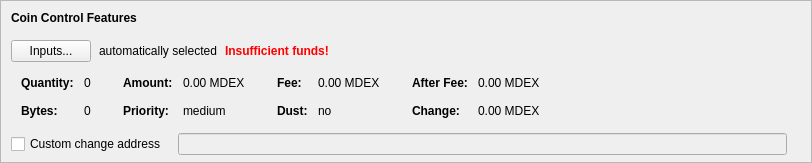
    <widget class="QFrame" name="frameCoinControl">
     <property name="sizePolicy">
      <sizepolicy hsizetype="Expanding" vsizetype="Expanding">
       <horstretch>0</horstretch>
       <verstretch>0</verstretch>
      </sizepolicy>
     </property>
     <property name="maximumSize">
      <size>
       <width>16777215</width>
       <height>16777215</height>
      </size>
     </property>
     <property name="frameShape">
      <enum>QFrame::StyledPanel</enum>
     </property>
     <property name="frameShadow">
      <enum>QFrame::Sunken</enum>
     </property>
     <layout class="QVBoxLayout" name="verticalLayoutCoinControl2">
      <property name="spacing">
       <number>0</number>
      </property>
      <property name="leftMargin">
       <number>0</number>
      </property>
      <property name="topMargin">
       <number>0</number>
      </property>
      <property name="rightMargin">
       <number>0</number>
      </property>
      <property name="bottomMargin">
       <number>6</number>
      </property>
      <item>
       <layout class="QVBoxLayout" name="verticalLayoutCoinControl" stretch="0,0,0,0,1">
        <property name="spacing">
         <number>0</number>
        </property>
        <property name="leftMargin">
         <number>10</number>
        </property>
        <property name="topMargin">
         <number>10</number>
        </property>
        <item>
         <layout class="QHBoxLayout" name="horizontalLayoutCoinControl1">
          <property name="bottomMargin">
           <number>15</number>
          </property>
          <item>
           <widget class="QLabel" name="labelCoinControlFeatures">
            <property name="sizePolicy">
             <sizepolicy hsizetype="Preferred" vsizetype="Maximum">
              <horstretch>0</horstretch>
              <verstretch>0</verstretch>
             </sizepolicy>
            </property>
            <property name="font">
             <font>
              <weight>75</weight>
              <bold>true</bold>
             </font>
            </property>
            <property name="styleSheet">
             <string notr="true">font-weight:bold;</string>
            </property>
            <property name="text">
             <string>Coin Control Features</string>
            </property>
           </widget>
          </item>
         </layout>
        </item>
        <item>
         <layout class="QHBoxLayout" name="horizontalLayoutCoinControl2" stretch="0,0,0,0">
          <property name="spacing">
           <number>8</number>
          </property>
          <property name="bottomMargin">
           <number>10</number>
          </property>
          <item>
           <widget class="QPushButton" name="pushButtonCoinControl">
            <property name="styleSheet">
             <string notr="true"/>
            </property>
            <property name="text">
             <string>Inputs...</string>
            </property>
            <property name="autoDefault">
             <bool>false</bool>
            </property>
           </widget>
          </item>
          <item>
           <widget class="QLabel" name="labelCoinControlAutomaticallySelected">
            <property name="text">
             <string>automatically selected</string>
            </property>
            <property name="margin">
             <number>5</number>
            </property>
           </widget>
          </item>
          <item>
           <widget class="QLabel" name="labelCoinControlInsuffFunds">
            <property name="font">
             <font>
              <weight>75</weight>
              <bold>true</bold>
             </font>
            </property>
            <property name="styleSheet">
             <string notr="true">color:red;font-weight:bold;</string>
            </property>
            <property name="text">
             <string>Insufficient funds!</string>
            </property>
            <property name="margin">
             <number>5</number>
            </property>
           </widget>
          </item>
          <item>
           <spacer name="horizontalSpacerCoinControl">
            <property name="orientation">
             <enum>Qt::Horizontal</enum>
            </property>
            <property name="sizeHint" stdset="0">
             <size>
              <width>40</width>
              <height>1</height>
             </size>
            </property>
           </spacer>
          </item>
         </layout>
        </item>
        <item>
         <widget class="QWidget" name="widgetCoinControl" native="true">
          <property name="sizePolicy">
           <sizepolicy hsizetype="Preferred" vsizetype="Preferred">
            <horstretch>0</horstretch>
            <verstretch>0</verstretch>
           </sizepolicy>
          </property>
          <property name="minimumSize">
           <size>
            <width>0</width>
            <height>0</height>
           </size>
          </property>
          <property name="styleSheet">
           <string notr="true"/>
          </property>
          <layout class="QHBoxLayout" name="horizontalLayoutCoinControl5">
           <property name="leftMargin">
            <number>0</number>
           </property>
           <property name="topMargin">
            <number>0</number>
           </property>
           <property name="rightMargin">
            <number>0</number>
           </property>
           <property name="bottomMargin">
            <number>0</number>
           </property>
           <item>
            <layout class="QHBoxLayout" name="horizontalLayoutCoinControl3" stretch="0,0,0,1">
             <property name="spacing">
              <number>20</number>
             </property>
             <property name="topMargin">
              <number>0</number>
             </property>
             <property name="bottomMargin">
              <number>10</number>
             </property>
             <item>
              <layout class="QFormLayout" name="formLayoutCoinControl1">
               <property name="horizontalSpacing">
                <number>10</number>
               </property>
               <property name="verticalSpacing">
                <number>14</number>
               </property>
               <property name="leftMargin">
                <number>10</number>
               </property>
               <property name="topMargin">
                <number>4</number>
               </property>
               <property name="rightMargin">
                <number>6</number>
               </property>
               <item row="0" column="0">
                <widget class="QLabel" name="labelCoinControlQuantityText">
                 <property name="font">
                  <font>
                   <weight>75</weight>
                   <bold>true</bold>
                  </font>
                 </property>
                 <property name="text">
                  <string>Quantity:</string>
                 </property>
                 <property name="margin">
                  <number>0</number>
                 </property>
                </widget>
               </item>
               <item row="0" column="1">
                <widget class="QLabel" name="labelCoinControlQuantity">
                 <property name="cursor">
                  <cursorShape>IBeamCursor</cursorShape>
                 </property>
                 <property name="contextMenuPolicy">
                  <enum>Qt::ActionsContextMenu</enum>
                 </property>
                 <property name="text">
                  <string notr="true">0</string>
                 </property>
                 <property name="margin">
                  <number>0</number>
                 </property>
                 <property name="textInteractionFlags">
                  <set>Qt::LinksAccessibleByMouse|Qt::TextSelectableByKeyboard|Qt::TextSelectableByMouse</set>
                 </property>
                </widget>
               </item>
               <item row="1" column="0">
                <widget class="QLabel" name="labelCoinControlBytesText">
                 <property name="font">
                  <font>
                   <weight>75</weight>
                   <bold>true</bold>
                  </font>
                 </property>
                 <property name="text">
                  <string>Bytes:</string>
                 </property>
                </widget>
               </item>
               <item row="1" column="1">
                <widget class="QLabel" name="labelCoinControlBytes">
                 <property name="cursor">
                  <cursorShape>IBeamCursor</cursorShape>
                 </property>
                 <property name="contextMenuPolicy">
                  <enum>Qt::ActionsContextMenu</enum>
                 </property>
                 <property name="text">
                  <string notr="true">0</string>
                 </property>
                 <property name="textInteractionFlags">
                  <set>Qt::LinksAccessibleByMouse|Qt::TextSelectableByKeyboard|Qt::TextSelectableByMouse</set>
                 </property>
                </widget>
               </item>
              </layout>
             </item>
             <item>
              <layout class="QFormLayout" name="formLayoutCoinControl2">
               <property name="horizontalSpacing">
                <number>10</number>
               </property>
               <property name="verticalSpacing">
                <number>14</number>
               </property>
               <property name="leftMargin">
                <number>6</number>
               </property>
               <property name="topMargin">
                <number>4</number>
               </property>
               <property name="rightMargin">
                <number>6</number>
               </property>
               <item row="0" column="0">
                <widget class="QLabel" name="labelCoinControlAmountText">
                 <property name="font">
                  <font>
                   <weight>75</weight>
                   <bold>true</bold>
                  </font>
                 </property>
                 <property name="text">
                  <string>Amount:</string>
                 </property>
                 <property name="margin">
                  <number>0</number>
                 </property>
                </widget>
               </item>
               <item row="0" column="1">
                <widget class="QLabel" name="labelCoinControlAmount">
                 <property name="cursor">
                  <cursorShape>IBeamCursor</cursorShape>
                 </property>
                 <property name="contextMenuPolicy">
                  <enum>Qt::ActionsContextMenu</enum>
                 </property>
                 <property name="text">
                  <string notr="true">0.00 MDEX</string>
                 </property>
                 <property name="textInteractionFlags">
                  <set>Qt::LinksAccessibleByMouse|Qt::TextSelectableByKeyboard|Qt::TextSelectableByMouse</set>
                 </property>
                </widget>
               </item>
               <item row="1" column="0">
                <widget class="QLabel" name="labelCoinControlPriorityText">
                 <property name="font">
                  <font>
                   <weight>75</weight>
                   <bold>true</bold>
                  </font>
                 </property>
                 <property name="text">
                  <string>Priority:</string>
                 </property>
                </widget>
               </item>
               <item row="1" column="1">
                <widget class="QLabel" name="labelCoinControlPriority">
                 <property name="cursor">
                  <cursorShape>IBeamCursor</cursorShape>
                 </property>
                 <property name="contextMenuPolicy">
                  <enum>Qt::ActionsContextMenu</enum>
                 </property>
                 <property name="text">
                  <string>medium</string>
                 </property>
                 <property name="textInteractionFlags">
                  <set>Qt::LinksAccessibleByMouse|Qt::TextSelectableByKeyboard|Qt::TextSelectableByMouse</set>
                 </property>
                </widget>
               </item>
              </layout>
             </item>
             <item>
              <layout class="QFormLayout" name="formLayoutCoinControl3">
               <property name="horizontalSpacing">
                <number>10</number>
               </property>
               <property name="verticalSpacing">
                <number>14</number>
               </property>
               <property name="leftMargin">
                <number>6</number>
               </property>
               <property name="topMargin">
                <number>4</number>
               </property>
               <property name="rightMargin">
                <number>6</number>
               </property>
               <item row="0" column="0">
                <widget class="QLabel" name="labelCoinControlFeeText">
                 <property name="font">
                  <font>
                   <weight>75</weight>
                   <bold>true</bold>
                  </font>
                 </property>
                 <property name="text">
                  <string>Fee:</string>
                 </property>
                 <property name="margin">
                  <number>0</number>
                 </property>
                </widget>
               </item>
               <item row="0" column="1">
                <widget class="QLabel" name="labelCoinControlFee">
                 <property name="cursor">
                  <cursorShape>IBeamCursor</cursorShape>
                 </property>
                 <property name="contextMenuPolicy">
                  <enum>Qt::ActionsContextMenu</enum>
                 </property>
                 <property name="text">
                  <string notr="true">0.00 MDEX</string>
                 </property>
                 <property name="textInteractionFlags">
                  <set>Qt::LinksAccessibleByMouse|Qt::TextSelectableByKeyboard|Qt::TextSelectableByMouse</set>
                 </property>
                </widget>
               </item>
               <item row="1" column="0">
                <widget class="QLabel" name="labelCoinControlLowOutputText">
                 <property name="font">
                  <font>
                   <weight>75</weight>
                   <bold>true</bold>
                  </font>
                 </property>
                 <property name="text">
                  <string>Dust:</string>
                 </property>
                </widget>
               </item>
               <item row="1" column="1">
                <widget class="QLabel" name="labelCoinControlLowOutput">
                 <property name="cursor">
                  <cursorShape>IBeamCursor</cursorShape>
                 </property>
                 <property name="contextMenuPolicy">
                  <enum>Qt::ActionsContextMenu</enum>
                 </property>
                 <property name="text">
                  <string>no</string>
                 </property>
                 <property name="textInteractionFlags">
                  <set>Qt::LinksAccessibleByMouse|Qt::TextSelectableByKeyboard|Qt::TextSelectableByMouse</set>
                 </property>
                </widget>
               </item>
              </layout>
             </item>
             <item>
              <layout class="QFormLayout" name="formLayoutCoinControl4">
               <property name="horizontalSpacing">
                <number>10</number>
               </property>
               <property name="verticalSpacing">
                <number>14</number>
               </property>
               <property name="leftMargin">
                <number>6</number>
               </property>
               <property name="topMargin">
                <number>4</number>
               </property>
               <property name="rightMargin">
                <number>6</number>
               </property>
               <item row="0" column="0">
                <widget class="QLabel" name="labelCoinControlAfterFeeText">
                 <property name="font">
                  <font>
                   <weight>75</weight>
                   <bold>true</bold>
                  </font>
                 </property>
                 <property name="text">
                  <string>After Fee:</string>
                 </property>
                 <property name="margin">
                  <number>0</number>
                 </property>
                </widget>
               </item>
               <item row="0" column="1">
                <widget class="QLabel" name="labelCoinControlAfterFee">
                 <property name="cursor">
                  <cursorShape>IBeamCursor</cursorShape>
                 </property>
                 <property name="contextMenuPolicy">
                  <enum>Qt::ActionsContextMenu</enum>
                 </property>
                 <property name="text">
                  <string notr="true">0.00 MDEX</string>
                 </property>
                 <property name="textInteractionFlags">
                  <set>Qt::LinksAccessibleByMouse|Qt::TextSelectableByKeyboard|Qt::TextSelectableByMouse</set>
                 </property>
                </widget>
               </item>
               <item row="1" column="0">
                <widget class="QLabel" name="labelCoinControlChangeText">
                 <property name="font">
                  <font>
                   <weight>75</weight>
                   <bold>true</bold>
                  </font>
                 </property>
                 <property name="text">
                  <string>Change:</string>
                 </property>
                </widget>
               </item>
               <item row="1" column="1">
                <widget class="QLabel" name="labelCoinControlChange">
                 <property name="cursor">
                  <cursorShape>IBeamCursor</cursorShape>
                 </property>
                 <property name="contextMenuPolicy">
                  <enum>Qt::ActionsContextMenu</enum>
                 </property>
                 <property name="text">
                  <string notr="true">0.00 MDEX</string>
                 </property>
                 <property name="textInteractionFlags">
                  <set>Qt::LinksAccessibleByMouse|Qt::TextSelectableByKeyboard|Qt::TextSelectableByMouse</set>
                 </property>
                </widget>
               </item>
              </layout>
             </item>
            </layout>
           </item>
          </layout>
         </widget>
        </item>
        <item>
         <layout class="QHBoxLayout" name="horizontalLayoutCoinControl4" stretch="0,0,0">
          <property name="spacing">
           <number>12</number>
          </property>
          <property name="sizeConstraint">
           <enum>QLayout::SetDefaultConstraint</enum>
          </property>
          <property name="topMargin">
           <number>5</number>
          </property>
          <property name="rightMargin">
           <number>5</number>
          </property>
          <item>
           <widget class="QCheckBox" name="checkBoxCoinControlChange">
            <property name="toolTip">
             <string>If this is activated, but the change address is empty or invalid, change will be sent to a newly generated address.</string>
            </property>
            <property name="text">
             <string>Custom change address</string>
            </property>
           </widget>
          </item>
          <item>
           <widget class="QValidatedLineEdit" name="lineEditCoinControlChange">
            <property name="enabled">
             <bool>false</bool>
            </property>
            <property name="sizePolicy">
             <sizepolicy hsizetype="Expanding" vsizetype="Fixed">
              <horstretch>0</horstretch>
              <verstretch>0</verstretch>
             </sizepolicy>
            </property>
           </widget>
          </item>
          <item>
           <widget class="QLabel" name="labelCoinControlChangeLabel">
            <property name="sizePolicy">
             <sizepolicy hsizetype="Preferred" vsizetype="Expanding">
              <horstretch>0</horstretch>
              <verstretch>0</verstretch>
             </sizepolicy>
            </property>
            <property name="minimumSize">
             <size>
              <width>0</width>
              <height>0</height>
             </size>
            </property>
            <property name="text">
             <string/>
            </property>
            <property name="margin">
             <number>3</number>
            </property>
           </widget>
          </item>
         </layout>
        </item>
        <item>
         <spacer name="verticalSpacerCoinControl">
          <property name="orientation">
           <enum>Qt::Vertical</enum>
          </property>
          <property name="sizeHint" stdset="0">
           <size>
            <width>800</width>
            <height>1</height>
           </size>
          </property>
         </spacer>
        </item>
       </layout>
      </item>
     </layout>
    </widget>
